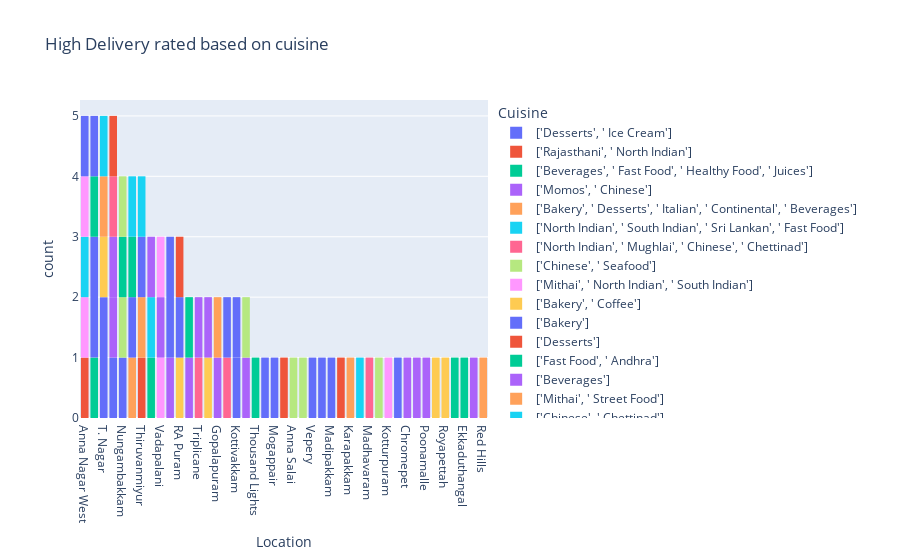

The code cell stored with this chart in its notebook:
### Code cell
fig=px.histogram(high_rated,x='Location',color='Cuisine',title='High Delivery rated based on cuisine').update_xaxes(categoryorder = 'total descending')
fig.show()

### Figure 1 — Plotly figure (JSON) as saved in the notebook; plotly's stock layout.template omitted (floating-point values rounded to 4 significant figures)
{"data": [{"alignmentgroup": "True", "bingroup": "x", "hovertemplate": "Cuisine=['Desserts', ' Ice Cream']<br>Location=%{x}<br>count=%{y}<extra></extra>", "legendgroup": "['Desserts', ' Ice Cream']", "marker": {"color": "#636efa", "pattern": {"shape": ""}}, "name": "['Desserts', ' Ice Cream']", "offsetgroup": "['Desserts', ' Ice Cream']", "orientation": "v", "showlegend": true, "type": "histogram", "x": ["Nungambakkam"], "xaxis": "x", "yaxis": "y"}, {"alignmentgroup": "True", "bingroup": "x", "hovertemplate": "Cuisine=['Rajasthani', ' North Indian']<br>Location=%{x}<br>count=%{y}<extra></extra>", "legendgroup": "['Rajasthani', ' North Indian']", "marker": {"color": "#EF553B", "pattern": {"shape": ""}}, "name": "['Rajasthani', ' North Indian']", "offsetgroup": "['Rajasthani', ' North Indian']", "orientation": "v", "showlegend": true, "type": "histogram", "x": ["Anna Nagar West"], "xaxis": "x", "yaxis": "y"}, {"alignmentgroup": "True", "bingroup": "x", "hovertemplate": "Cuisine=['Beverages', ' Fast Food', ' Healthy Food', ' Juices']<br>Location=%{x}<br>count=%{y}<extra></extra>", "legendgroup": "['Beverages', ' Fast Food', ' Healthy Food', ' Juices']", "marker": {"color": "#00cc96", "pattern": {"shape": ""}}, "name": "['Beverages', ' Fast Food', ' Healthy Food', ' Juices']", "offsetgroup": "['Beverages', ' Fast Food', ' Healthy Food', ' Juices']", "orientation": "v", "showlegend": true, "type": "histogram", "x": ["Thousand Lights", "Besant Nagar", "Kilpauk"], "xaxis": "x", "yaxis": "y"}, {"alignmentgroup": "True", "bingroup": "x", "hovertemplate": "Cuisine=['Momos', ' Chinese']<br>Location=%{x}<br>count=%{y}<extra></extra>", "legendgroup": "['Momos', ' Chinese']", "marker": {"color": "#ab63fa", "pattern": {"shape": ""}}, "name": "['Momos', ' Chinese']", "offsetgroup": "['Momos', ' Chinese']", "orientation": "v", "showlegend": true, "type": "histogram", "x": ["Choolaimedu"], "xaxis": "x", "yaxis": "y"}, {"alignmentgroup": "True", "bingroup": "x", "hovertemplate": "Cuisine=['Bakery', ' Desserts', ' Italian', ' Continental', ' Beverages']<br>Location=%{x}<br>count=%{y}<extra></extra>", "legendgroup": "['Bakery', ' Desserts', ' Italian', ' Continental', ' Beverages']", "marker": {"color": "#FFA15A", "pattern": {"shape": ""}}, "name": "['Bakery', ' Desserts', ' Italian', ' Continental', ' Beverages']", "offsetgroup": "['Bakery', ' Desserts', ' Italian', ' Continental', ' Beverages']", "orientation": "v", "showlegend": true, "type": "histogram", "x": ["Egmore"], "xaxis": "x", "yaxis": "y"}, {"alignmentgroup": "True", "bingroup": "x", "hovertemplate": "Cuisine=['North Indian', ' South Indian', ' Sri Lankan', ' Fast Food']<br>Location=%{x}<br>count=%{y}<extra></extra>", "legendgroup": "['North Indian', ' South Indian', ' Sri Lankan', ' Fast Food']", "marker": {"color": "#19d3f3", "pattern": {"shape": ""}}, "name": "['North Indian', ' South Indian', ' Sri Lankan', ' Fast Food']", "offsetgroup": "['North Indian', ' South Indian', ' Sri Lankan', ' Fast Food']", "orientation": "v", "showlegend": true, "type": "histogram", "x": ["Besant Nagar"], "xaxis": "x", "yaxis": "y"}, {"alignmentgroup": "True", "bingroup": "x", "hovertemplate": "Cuisine=['North Indian', ' Mughlai', ' Chinese', ' Chettinad']<br>Location=%{x}<br>count=%{y}<extra></extra>", "legendgroup": "['North Indian', ' Mughlai', ' Chinese', ' Chettinad']", "marker": {"color": "#FF6692", "pattern": {"shape": ""}}, "name": "['North Indian', ' Mughlai', ' Chinese', ' Chettinad']", "offsetgroup": "['North Indian', ' Mughlai', ' Chinese', ' Chettinad']", "orientation": "v", "showlegend": true, "type": "histogram", "x": ["Triplicane"], "xaxis": "x", "yaxis": "y"}, {"alignmentgroup": "True", "bingroup": "x", "hovertemplate": "Cuisine=['Chinese', ' Seafood']<br>Location=%{x}<br>count=%{y}<extra></extra>", "legendgroup": "['Chinese', ' Seafood']", "marker": {"color": "#B6E880", "pattern": {"shape": ""}}, "name": "['Chinese', ' Seafood']", "offsetgroup": "['Chinese', ' Seafood']", "orientation": "v", "showlegend": true, "type": "histogram", "x": ["Nungambakkam"], "xaxis": "x", "yaxis": "y"}, {"alignmentgroup": "True", "bingroup": "x", "hovertemplate": "Cuisine=['Mithai', ' North Indian', ' South Indian']<br>Location=%{x}<br>count=%{y}<extra></extra>", "legendgroup": "['Mithai', ' North Indian', ' South Indian']", "marker": {"color": "#FF97FF", "pattern": {"shape": ""}}, "name": "['Mithai', ' North Indian', ' South Indian']", "offsetgroup": "['Mithai', ' North Indian', ' South Indian']", "orientation": "v", "showlegend": true, "type": "histogram", "x": ["Anna Nagar West", "Vadapalani"], "xaxis": "x", "yaxis": "y"}, {"alignmentgroup": "True", "bingroup": "x", "hovertemplate": "Cuisine=['Bakery', ' Coffee']<br>Location=%{x}<br>count=%{y}<extra></extra>", "legendgroup": "['Bakery', ' Coffee']", "marker": {"color": "#FECB52", "pattern": {"shape": ""}}, "name": "['Bakery', ' Coffee']", "offsetgroup": "['Bakery', ' Coffee']", "orientation": "v", "showlegend": true, "type": "histogram", "x": ["Alwarpet"], "xaxis": "x", "yaxis": "y"}, {"alignmentgroup": "True", "bingroup": "x", "hovertemplate": "Cuisine=['Bakery']<br>Location=%{x}<br>count=%{y}<extra></extra>", "legendgroup": "['Bakery']", "marker": {"color": "#636efa", "pattern": {"shape": ""}}, "name": "['Bakery']", "offsetgroup": "['Bakery']", "orientation": "v", "showlegend": true, "type": "histogram", "x": ["Saligramam", "Mogappair"], "xaxis": "x", "yaxis": "y"}, {"alignmentgroup": "True", "bingroup": "x", "hovertemplate": "Cuisine=['Desserts']<br>Location=%{x}<br>count=%{y}<extra></extra>", "legendgroup": "['Desserts']", "marker": {"color": "#EF553B", "pattern": {"shape": ""}}, "name": "['Desserts']", "offsetgroup": "['Desserts']", "orientation": "v", "showlegend": true, "type": "histogram", "x": ["Thiruvanmiyur", "Pallavaram"], "xaxis": "x", "yaxis": "y"}, {"alignmentgroup": "True", "bingroup": "x", "hovertemplate": "Cuisine=['Fast Food', ' Andhra']<br>Location=%{x}<br>count=%{y}<extra></extra>", "legendgroup": "['Fast Food', ' Andhra']", "marker": {"color": "#00cc96", "pattern": {"shape": ""}}, "name": "['Fast Food', ' Andhra']", "offsetgroup": "['Fast Food', ' Andhra']", "orientation": "v", "showlegend": true, "type": "histogram", "x": ["Nungambakkam"], "xaxis": "x", "yaxis": "y"}, {"alignmentgroup": "True", "bingroup": "x", "hovertemplate": "Cuisine=['Beverages']<br>Location=%{x}<br>count=%{y}<extra></extra>", "legendgroup": "['Beverages']", "marker": {"color": "#ab63fa", "pattern": {"shape": ""}}, "name": "['Beverages']", "offsetgroup": "['Beverages']", "orientation": "v", "showlegend": true, "type": "histogram", "x": ["Gopalapuram", "Besant Nagar", "Vadapalani", "Mylapore", "Alwarpet"], "xaxis": "x", "yaxis": "y"}, {"alignmentgroup": "True", "bingroup": "x", "hovertemplate": "Cuisine=['Mithai', ' Street Food']<br>Location=%{x}<br>count=%{y}<extra></extra>", "legendgroup": "['Mithai', ' Street Food']", "marker": {"color": "#FFA15A", "pattern": {"shape": ""}}, "name": "['Mithai', ' Street Food']", "offsetgroup": "['Mithai', ' Street Food']", "orientation": "v", "showlegend": true, "type": "histogram", "x": ["Gopalapuram", "Thiruvanmiyur"], "xaxis": "x", "yaxis": "y"}, {"alignmentgroup": "True", "bingroup": "x", "hovertemplate": "Cuisine=['Chinese', ' Chettinad']<br>Location=%{x}<br>count=%{y}<extra></extra>", "legendgroup": "['Chinese', ' Chettinad']", "marker": {"color": "#19d3f3", "pattern": {"shape": ""}}, "name": "['Chinese', ' Chettinad']", "offsetgroup": "['Chinese', ' Chettinad']", "orientation": "v", "showlegend": true, "type": "histogram", "x": ["Anna Nagar West"], "xaxis": "x", "yaxis": "y"}, {"alignmentgroup": "True", "bingroup": "x", "hovertemplate": "Cuisine=['Arabian', ' Biryani']<br>Location=%{x}<br>count=%{y}<extra></extra>", "legendgroup": "['Arabian', ' Biryani']", "marker": {"color": "#FF6692", "pattern": {"shape": ""}}, "name": "['Arabian', ' Biryani']", "offsetgroup": "['Arabian', ' Biryani']", "orientation": "v", "showlegend": true, "type": "histogram", "x": ["Adambakkam"], "xaxis": "x", "yaxis": "y"}, {"alignmentgroup": "True", "bingroup": "x", "hovertemplate": "Cuisine=['Ice Cream', ' Desserts']<br>Location=%{x}<br>count=%{y}<extra></extra>", "legendgroup": "['Ice Cream', ' Desserts']", "marker": {"color": "#B6E880", "pattern": {"shape": ""}}, "name": "['Ice Cream', ' Desserts']", "offsetgroup": "['Ice Cream', ' Desserts']", "orientation": "v", "showlegend": true, "type": "histogram", "x": ["Anna Salai", "Kolathur"], "xaxis": "x", "yaxis": "y"}, {"alignmentgroup": "True", "bingroup": "x", "hovertemplate": "Cuisine=['Juices', ' Beverages']<br>Location=%{x}<br>count=%{y}<extra></extra>", "legendgroup": "['Juices', ' Beverages']", "marker": {"color": "#FF97FF", "pattern": {"shape": ""}}, "name": "['Juices', ' Beverages']", "offsetgroup": "['Juices', ' Beverages']", "orientation": "v", "showlegend": true, "type": "histogram", "x": ["Anna Nagar West"], "xaxis": "x", "yaxis": "y"}, {"alignmentgroup": "True", "bingroup": "x", "hovertemplate": "Cuisine=['North Indian', ' Chinese']<br>Location=%{x}<br>count=%{y}<extra></extra>", "legendgroup": "['North Indian', ' Chinese']", "marker": {"color": "#FECB52", "pattern": {"shape": ""}}, "name": "['North Indian', ' Chinese']", "offsetgroup": "['North Indian', ' Chinese']", "orientation": "v", "showlegend": true, "type": "histogram", "x": ["RA Puram"], "xaxis": "x", "yaxis": "y"}, {"alignmentgroup": "True", "bingroup": "x", "hovertemplate": "Cuisine=['Ice Cream']<br>Location=%{x}<br>count=%{y}<extra></extra>", "legendgroup": "['Ice Cream']", "marker": {"color": "#636efa", "pattern": {"shape": ""}}, "name": "['Ice Cream']", "offsetgroup": "['Ice Cream']", "orientation": "v", "showlegend": true, "type": "histogram", "x": ["T. Nagar", "Vepery", "Kilpauk", "Kottivakkam", "Anna Nagar West", "T. Nagar", "Thiruvanmiyur", "Adambakkam", "Mylapore", "Kilpauk", "Egmore", "Anna Nagar East", "Madipakkam", "RA Puram", "Mylapore", "Porur"], "xaxis": "x", "yaxis": "y"}, {"alignmentgroup": "True", "bingroup": "x", "hovertemplate": "Cuisine=['BBQ']<br>Location=%{x}<br>count=%{y}<extra></extra>", "legendgroup": "['BBQ']", "marker": {"color": "#EF553B", "pattern": {"shape": ""}}, "name": "['BBQ']", "offsetgroup": "['BBQ']", "orientation": "v", "showlegend": true, "type": "histogram", "x": ["Medavakkam"], "xaxis": "x", "yaxis": "y"}, {"alignmentgroup": "True", "bingroup": "x", "hovertemplate": "Cuisine=['Biryani', ' Fast Food']<br>Location=%{x}<br>count=%{y}<extra></extra>", "legendgroup": "['Biryani', ' Fast Food']", "marker": {"color": "#00cc96", "pattern": {"shape": ""}}, "name": "['Biryani', ' Fast Food']", "offsetgroup": "['Biryani', ' Fast Food']", "orientation": "v", "showlegend": true, "type": "histogram", "x": ["Egmore"], "xaxis": "x", "yaxis": "y"}, {"alignmentgroup": "True", "bingroup": "x", "hovertemplate": "Cuisine=['Fast Food', ' Ice Cream']<br>Location=%{x}<br>count=%{y}<extra></extra>", "legendgroup": "['Fast Food', ' Ice Cream']", "marker": {"color": "#ab63fa", "pattern": {"shape": ""}}, "name": "['Fast Food', ' Ice Cream']", "offsetgroup": "['Fast Food', ' Ice Cream']", "orientation": "v", "showlegend": true, "type": "histogram", "x": ["Porur"], "xaxis": "x", "yaxis": "y"}, {"alignmentgroup": "True", "bingroup": "x", "hovertemplate": "Cuisine=['Sandwich', ' South Indian']<br>Location=%{x}<br>count=%{y}<extra></extra>", "legendgroup": "['Sandwich', ' South Indian']", "marker": {"color": "#FFA15A", "pattern": {"shape": ""}}, "name": "['Sandwich', ' South Indian']", "offsetgroup": "['Sandwich', ' South Indian']", "orientation": "v", "showlegend": true, "type": "histogram", "x": ["Karapakkam"], "xaxis": "x", "yaxis": "y"}, {"alignmentgroup": "True", "bingroup": "x", "hovertemplate": "Cuisine=['Desserts', ' Bakery']<br>Location=%{x}<br>count=%{y}<extra></extra>", "legendgroup": "['Desserts', ' Bakery']", "marker": {"color": "#19d3f3", "pattern": {"shape": ""}}, "name": "['Desserts', ' Bakery']", "offsetgroup": "['Desserts', ' Bakery']", "orientation": "v", "showlegend": true, "type": "histogram", "x": ["Teynampet", "Thiruvanmiyur"], "xaxis": "x", "yaxis": "y"}, {"alignmentgroup": "True", "bingroup": "x", "hovertemplate": "Cuisine=['Lebanese']<br>Location=%{x}<br>count=%{y}<extra></extra>", "legendgroup": "['Lebanese']", "marker": {"color": "#FF6692", "pattern": {"shape": ""}}, "name": "['Lebanese']", "offsetgroup": "['Lebanese']", "orientation": "v", "showlegend": true, "type": "histogram", "x": ["Madhavaram"], "xaxis": "x", "yaxis": "y"}, {"alignmentgroup": "True", "bingroup": "x", "hovertemplate": "Cuisine=['South Indian']<br>Location=%{x}<br>count=%{y}<extra></extra>", "legendgroup": "['South Indian']", "marker": {"color": "#B6E880", "pattern": {"shape": ""}}, "name": "['South Indian']", "offsetgroup": "['South Indian']", "orientation": "v", "showlegend": true, "type": "histogram", "x": ["Guduvancheri"], "xaxis": "x", "yaxis": "y"}, {"alignmentgroup": "True", "bingroup": "x", "hovertemplate": "Cuisine=['Juices', ' Sandwich', ' Fast Food']<br>Location=%{x}<br>count=%{y}<extra></extra>", "legendgroup": "['Juices', ' Sandwich', ' Fast Food']", "marker": {"color": "#FF97FF", "pattern": {"shape": ""}}, "name": "['Juices', ' Sandwich', ' Fast Food']", "offsetgroup": "['Juices', ' Sandwich', ' Fast Food']", "orientation": "v", "showlegend": true, "type": "histogram", "x": ["Kotturpuram"], "xaxis": "x", "yaxis": "y"}, {"alignmentgroup": "True", "bingroup": "x", "hovertemplate": "Cuisine=['Momos']<br>Location=%{x}<br>count=%{y}<extra></extra>", "legendgroup": "['Momos']", "marker": {"color": "#FECB52", "pattern": {"shape": ""}}, "name": "['Momos']", "offsetgroup": "['Momos']", "orientation": "v", "showlegend": true, "type": "histogram", "x": ["T. Nagar"], "xaxis": "x", "yaxis": "y"}, {"alignmentgroup": "True", "bingroup": "x", "hovertemplate": "Cuisine=['Biryani', ' North Indian', ' Chinese', ' Arabian']<br>Location=%{x}<br>count=%{y}<extra></extra>", "legendgroup": "['Biryani', ' North Indian', ' Chinese', ' Arabian']", "marker": {"color": "#636efa", "pattern": {"shape": ""}}, "name": "['Biryani', ' North Indian', ' Chinese', ' Arabian']", "offsetgroup": "['Biryani', ' North Indian', ' Chinese', ' Arabian']", "orientation": "v", "showlegend": true, "type": "histogram", "x": ["Tiruvottiyur"], "xaxis": "x", "yaxis": "y"}, {"alignmentgroup": "True", "bingroup": "x", "hovertemplate": "Cuisine=['North Indian', ' Chinese', ' South Indian', ' Fast Food']<br>Location=%{x}<br>count=%{y}<extra></extra>", "legendgroup": "['North Indian', ' Chinese', ' South Indian', ' Fast Food']", "marker": {"color": "#EF553B", "pattern": {"shape": ""}}, "name": "['North Indian', ' Chinese', ' South Indian', ' Fast Food']", "offsetgroup": "['North Indian', ' Chinese', ' South Indian', ' Fast Food']", "orientation": "v", "showlegend": true, "type": "histogram", "x": ["RA Puram"], "xaxis": "x", "yaxis": "y"}, {"alignmentgroup": "True", "bingroup": "x", "hovertemplate": "Cuisine=['Mithai', ' Street Food', ' South Indian']<br>Location=%{x}<br>count=%{y}<extra></extra>", "legendgroup": "['Mithai', ' Street Food', ' South Indian']", "marker": {"color": "#00cc96", "pattern": {"shape": ""}}, "name": "['Mithai', ' Street Food', ' South Indian']", "offsetgroup": "['Mithai', ' Street Food', ' South Indian']", "orientation": "v", "showlegend": true, "type": "histogram", "x": ["Kilpauk"], "xaxis": "x", "yaxis": "y"}, {"alignmentgroup": "True", "bingroup": "x", "hovertemplate": "Cuisine=['Pizza', ' Fast Food']<br>Location=%{x}<br>count=%{y}<extra></extra>", "legendgroup": "['Pizza', ' Fast Food']", "marker": {"color": "#ab63fa", "pattern": {"shape": ""}}, "name": "['Pizza', ' Fast Food']", "offsetgroup": "['Pizza', ' Fast Food']", "orientation": "v", "showlegend": true, "type": "histogram", "x": ["Chromepet", "Adyar", "Perungudi", "Triplicane", "Poonamalle", "Porur"], "xaxis": "x", "yaxis": "y"}, {"alignmentgroup": "True", "bingroup": "x", "hovertemplate": "Cuisine=['Mithai', ' Street Food', ' Fast Food', ' Ice Cream']<br>Location=%{x}<br>count=%{y}<extra></extra>", "legendgroup": "['Mithai', ' Street Food', ' Fast Food', ' Ice Cream']", "marker": {"color": "#FFA15A", "pattern": {"shape": ""}}, "name": "['Mithai', ' Street Food', ' Fast Food', ' Ice Cream']", "offsetgroup": "['Mithai', ' Street Food', ' Fast Food', ' Ice Cream']", "orientation": "v", "showlegend": true, "type": "histogram", "x": ["T. Nagar"], "xaxis": "x", "yaxis": "y"}, {"alignmentgroup": "True", "bingroup": "x", "hovertemplate": "Cuisine=['Bakery', ' Desserts', ' Beverages']<br>Location=%{x}<br>count=%{y}<extra></extra>", "legendgroup": "['Bakery', ' Desserts', ' Beverages']", "marker": {"color": "#19d3f3", "pattern": {"shape": ""}}, "name": "['Bakery', ' Desserts', ' Beverages']", "offsetgroup": "['Bakery', ' Desserts', ' Beverages']", "orientation": "v", "showlegend": true, "type": "histogram", "x": ["Egmore"], "xaxis": "x", "yaxis": "y"}, {"alignmentgroup": "True", "bingroup": "x", "hovertemplate": "Cuisine=['Tea', ' Fast Food', ' Beverages']<br>Location=%{x}<br>count=%{y}<extra></extra>", "legendgroup": "['Tea', ' Fast Food', ' Beverages']", "marker": {"color": "#FF6692", "pattern": {"shape": ""}}, "name": "['Tea', ' Fast Food', ' Beverages']", "offsetgroup": "['Tea', ' Fast Food', ' Beverages']", "orientation": "v", "showlegend": true, "type": "histogram", "x": ["Porur"], "xaxis": "x", "yaxis": "y"}, {"alignmentgroup": "True", "bingroup": "x", "hovertemplate": "Cuisine=['Bakery', ' Fast Food', ' Sandwich', ' Desserts']<br>Location=%{x}<br>count=%{y}<extra></extra>", "legendgroup": "['Bakery', ' Fast Food', ' Sandwich', ' Desserts']", "marker": {"color": "#B6E880", "pattern": {"shape": ""}}, "name": "['Bakery', ' Fast Food', ' Sandwich', ' Desserts']", "offsetgroup": "['Bakery', ' Fast Food', ' Sandwich', ' Desserts']", "orientation": "v", "showlegend": true, "type": "histogram", "x": ["Adyar", "Nungambakkam"], "xaxis": "x", "yaxis": "y"}, {"alignmentgroup": "True", "bingroup": "x", "hovertemplate": "Cuisine=['Desserts', ' Beverages', ' Fast Food']<br>Location=%{x}<br>count=%{y}<extra></extra>", "legendgroup": "['Desserts', ' Beverages', ' Fast Food']", "marker": {"color": "#FF97FF", "pattern": {"shape": ""}}, "name": "['Desserts', ' Beverages', ' Fast Food']", "offsetgroup": "['Desserts', ' Beverages', ' Fast Food']", "orientation": "v", "showlegend": true, "type": "histogram", "x": ["Vadapalani"], "xaxis": "x", "yaxis": "y"}, {"alignmentgroup": "True", "bingroup": "x", "hovertemplate": "Cuisine=['Desserts', ' Beverages']<br>Location=%{x}<br>count=%{y}<extra></extra>", "legendgroup": "['Desserts', ' Beverages']", "marker": {"color": "#FECB52", "pattern": {"shape": ""}}, "name": "['Desserts', ' Beverages']", "offsetgroup": "['Desserts', ' Beverages']", "orientation": "v", "showlegend": true, "type": "histogram", "x": ["Velachery", "Royapettah"], "xaxis": "x", "yaxis": "y"}, {"alignmentgroup": "True", "bingroup": "x", "hovertemplate": "Cuisine=['Beverages', ' Ice Cream', ' Juices', ' Sandwich']<br>Location=%{x}<br>count=%{y}<extra></extra>", "legendgroup": "['Beverages', ' Ice Cream', ' Juices', ' Sandwich']", "marker": {"color": "#636efa", "pattern": {"shape": ""}}, "name": "['Beverages', ' Ice Cream', ' Juices', ' Sandwich']", "offsetgroup": "['Beverages', ' Ice Cream', ' Juices', ' Sandwich']", "orientation": "v", "showlegend": true, "type": "histogram", "x": ["Kilpauk", "Kottivakkam"], "xaxis": "x", "yaxis": "y"}, {"alignmentgroup": "True", "bingroup": "x", "hovertemplate": "Cuisine=['Bakery', ' Desserts']<br>Location=%{x}<br>count=%{y}<extra></extra>", "legendgroup": "['Bakery', ' Desserts']", "marker": {"color": "#EF553B", "pattern": {"shape": ""}}, "name": "['Bakery', ' Desserts']", "offsetgroup": "['Bakery', ' Desserts']", "orientation": "v", "showlegend": true, "type": "histogram", "x": ["Porur"], "xaxis": "x", "yaxis": "y"}, {"alignmentgroup": "True", "bingroup": "x", "hovertemplate": "Cuisine=['Bakery', ' Desserts', ' Fast Food', ' Sandwich']<br>Location=%{x}<br>count=%{y}<extra></extra>", "legendgroup": "['Bakery', ' Desserts', ' Fast Food', ' Sandwich']", "marker": {"color": "#00cc96", "pattern": {"shape": ""}}, "name": "['Bakery', ' Desserts', ' Fast Food', ' Sandwich']", "offsetgroup": "['Bakery', ' Desserts', ' Fast Food', ' Sandwich']", "orientation": "v", "showlegend": true, "type": "histogram", "x": ["Perambur", "Choolaimedu", "Ekkaduthangal"], "xaxis": "x", "yaxis": "y"}, {"alignmentgroup": "True", "bingroup": "x", "hovertemplate": "Cuisine=['Bakery', ' Fast Food']<br>Location=%{x}<br>count=%{y}<extra></extra>", "legendgroup": "['Bakery', ' Fast Food']", "marker": {"color": "#ab63fa", "pattern": {"shape": ""}}, "name": "['Bakery', ' Fast Food']", "offsetgroup": "['Bakery', ' Fast Food']", "orientation": "v", "showlegend": true, "type": "histogram", "x": ["Arumbakkam"], "xaxis": "x", "yaxis": "y"}, {"alignmentgroup": "True", "bingroup": "x", "hovertemplate": "Cuisine=['Mithai', ' South Indian', ' Chinese', ' Street Food', ' Beverages']<br>Location=%{x}<br>count=%{y}<extra></extra>", "legendgroup": "['Mithai', ' South Indian', ' Chinese', ' Street Food', ' Beverages']", "marker": {"color": "#FFA15A", "pattern": {"shape": ""}}, "name": "['Mithai', ' South Indian', ' Chinese', ' Street Food', ' Beverages']", "offsetgroup": "['Mithai', ' South Indian', ' Chinese', ' Street Food', ' Beverages']", "orientation": "v", "showlegend": true, "type": "histogram", "x": ["Red Hills"], "xaxis": "x", "yaxis": "y"}, {"alignmentgroup": "True", "bingroup": "x", "hovertemplate": "Cuisine=['Desserts', ' Ice Cream', ' Beverages']<br>Location=%{x}<br>count=%{y}<extra></extra>", "legendgroup": "['Desserts', ' Ice Cream', ' Beverages']", "marker": {"color": "#19d3f3", "pattern": {"shape": ""}}, "name": "['Desserts', ' Ice Cream', ' Beverages']", "offsetgroup": "['Desserts', ' Ice Cream', ' Beverages']", "orientation": "v", "showlegend": true, "type": "histogram", "x": ["T. Nagar"], "xaxis": "x", "yaxis": "y"}], "layout": {"autosize": true, "barmode": "relative", "legend": {"title": {"text": "Cuisine"}, "tracegroupgap": 0}, "title": {"text": "High Delivery rated based on cuisine"}, "xaxis": {"anchor": "y", "autorange": true, "categoryorder": "total descending", "domain": [0, 1], "range": [-0.5, 42.5], "title": {"text": "Location"}, "type": "category"}, "yaxis": {"anchor": "x", "autorange": true, "domain": [0, 1], "range": [0, 5.263], "title": {"text": "count"}}}}
